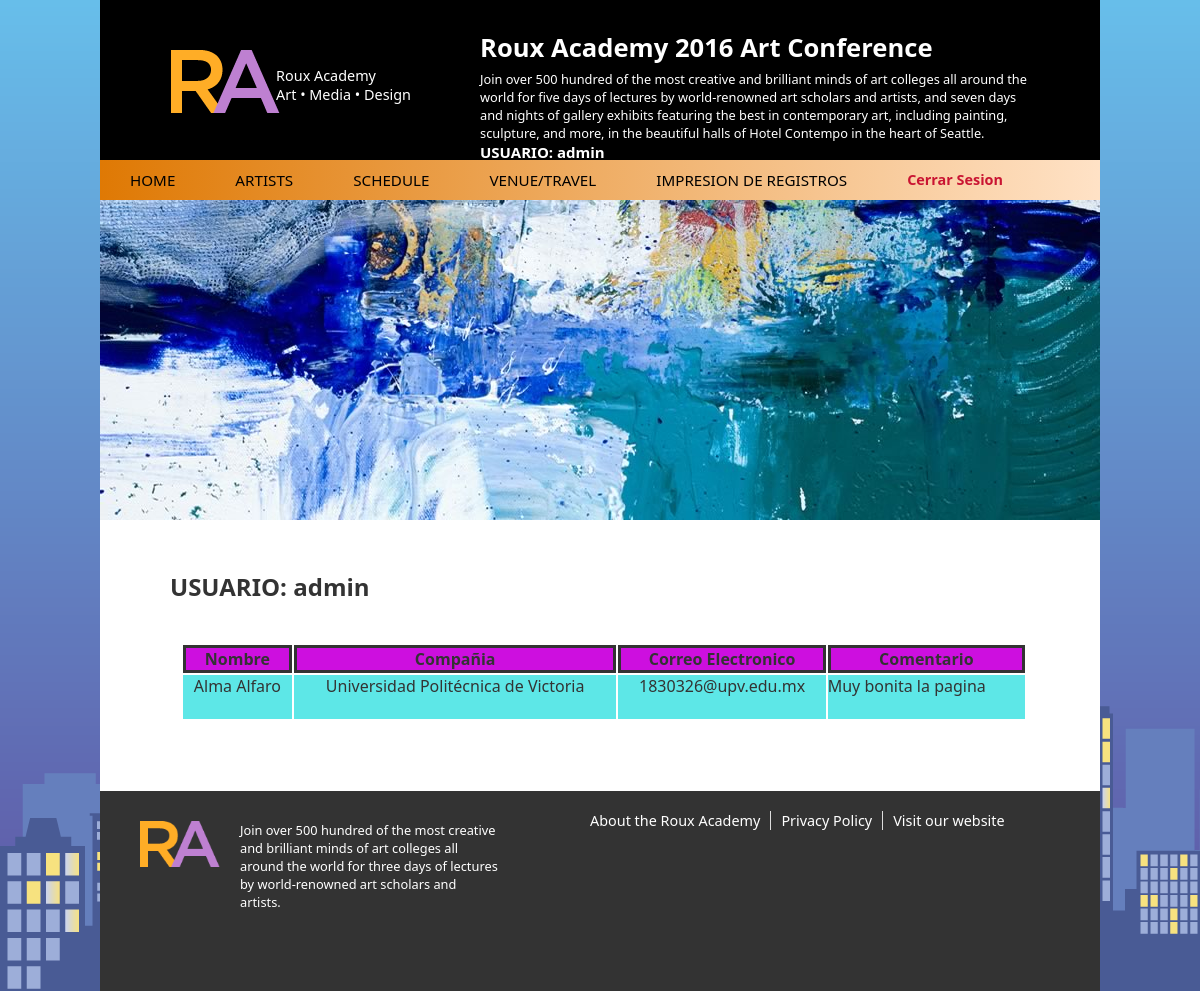
Screenshot of /impresionRegistro.php (signed in) with the database file from the repository.
### tables this page shows
CREATE TABLE `asistentesregistro` (
  `identificacion` int(20) NOT NULL,
  `nombre` varchar(50) NOT NULL,
  `compañia` varchar(50) NOT NULL,
  `email` varchar(50) NOT NULL,
  `coments` text NOT NULL
);

### consulTabla.php (called while the page is built)
<?php
    require 'conexionBD.php';
    $requiereConsultar="SELECT * FROM asistentesRegistro";
    $requiereConsultarTabla=mysqli_query($conexion,$requiereConsultar);
?>

### impresionRegistro.php (the view, shortened to what this page needs)
<?php
  require('encabezadoAdmin.php');
?>
<section id="main">
      <h2 class="edicionUsuario" ><?php echo "USUARIO:  " .  $_SESSION['usuario'];?></h2>
  <div class="centrarTabla">
    <table class="estilosTabla">
      <thead>
        <tr>
          <th class="Titulos">Nombre</th>
          <th class="Titulos">Compañia</th>
          <th class="Titulos">Correo Electronico</th>
          <th class="Titulos">Comentario</th>
        </tr>
      </thead>
      <tbody>
        <?php
        require ('consulTabla.php');
        foreach ($requiereConsultarTabla as $direccion){?>
        <tr>
          <td class="TextoNombre"><?php echo $direccion['nombre']?><br><br></td>
          <td class="Texto"><?php echo $direccion['compañia']?><br><br></td>
          <td class="Texto"><?php echo $direccion['email']?><br><br></td>
          <td class="TextoDos"><?php echo $direccion['coments']?><br><br></td>
        </tr>
      </tbody>
        <?php
      }
      ?>
    </table>
</div>
</section>
<?php
include('piePagina.php');
?>
</div>
</body>
</html>

### css/style.css (style rules this page uses)
html, body, body div, span, object, iframe, h1, h2, h3, h4, h5, h6, p, blockquote, pre, abbr, address, cite, code, del, dfn, em, img, ins, kbd, q, samp, small, strong, sub, sup, var, b, i, dl, dt, dd, ol, ul, li, fieldset, form, label, legend, table, caption, tbody, tfoot, thead, tr, th, td, article, aside, figure, footer, header, hgroup, menu, nav, section, time, mark, audio, video { margin: 0; padding: 0; border: 0; outline: 0; font-size: 100%; vertical-align: baseline; background: transparent; }
article, aside, figure, footer, header, hgroup, nav, section { display: block; }
html { overflow-y: scroll; }
body { font-family: Segoe, "Segoe UI", "DejaVu Sans", "Trebuchet MS", Verdana, sans-serif; }
body, select, input, textarea { color: #333; }
body { background: #495B95 url(../images/background_buildings.png) repeat-x; }
#main { width: 630px; float: left; display: block; margin: 30px 0; }
#main h1, #main h2, #main h3, #main h4, #main h5, #main h6, #main p { margin: 0 70px; }
#main h2 { font-size:1.5em; margin-bottom: 10px; padding-top: 20px; }

### css/stylesCuadro.css (style rules this page uses)
.edicionUsuario { font-size: 15px; }
.Titulos { border: solid; background-color: #cd0fdf; }
.TextoNombre { text-align: center; background-color: rgb(93, 231, 231); }
.Texto { text-align: center; background-color: rgb(93, 231, 231); }
.TextoDos { text-align: justify; background-color: rgb(93, 231, 231); }
.centrarTabla { align-content:space-between; margin: 40px 30px 40px 81px; justify-content: center; }
.estilosTabla { width: 163%; margin-left: auto; margin-right: auto; }

### rows the page displays
asistentesregistro: nombre "Alma Alfaro", compañia "Universidad Politécnica de Victoria", email "1830326@upv.edu.mx", coments "Muy bonita la pagina"

### other values shown
$_SESSION['usuario'] "admin"
